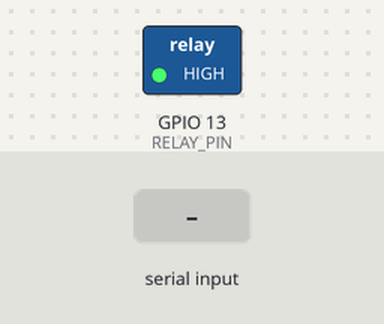
The sketch below on a simulated ESP32. On the bench: switched loads named in the sketch (green lamp = pin HIGH). Inputs (shaded band) come from the test bench. Pins used as bus, display or sensor lines are not drawn; what the sketch prints to the serial monitor is not drawn.

Above: at 3.9 s.
4.0 s: "t" received over the second serial link
6.0 s: "1" received over the second serial link
8.0 s: "0" received over the second serial link
Timing chart, 0 to 11.0 s (numbered marks = the images above; inputs shaded):
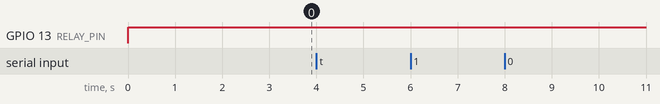

Measured:
- after the input at 4.0 s, every drawn part: stays the same
- after the input at 6.0 s, every drawn part: stays the same
- after the input at 8.0 s, every drawn part: stays the same

The sketch:

SoilRegisterProbe.ino
```cpp
#include <Arduino.h>

// Read-only Modbus test. No Wi-Fi, SMS or irrigation commands.
// Disconnect pump power before flashing: software cannot control reset-time pins.
constexpr int RX_PIN=19, TX_PIN=4, DIRECTION_PIN=27, RELAY_PIN=13;
constexpr uint8_t SLAVE=1;
HardwareSerial sensor(2);

uint16_t crc16(const uint8_t* b,size_t n) {
  uint16_t c=0xffff;
  for(size_t i=0;i<n;i++) {
    c^=b[i];
    for(int j=0;j<8;j++) c=(c&1)?(c>>1)^0xa001:c>>1;
  }
  return c;
}
void hexDump(const uint8_t* b,size_t n) {
  for(size_t i=0;i<n;i++) Serial.printf("%02X ",b[i]);
}
bool readOne(uint16_t address,uint16_t& value) {
  delay(30);
  while(sensor.available()) sensor.read();
  uint8_t q[8]={SLAVE,3,uint8_t(address>>8),uint8_t(address),0,1,0,0};
  uint16_t c=crc16(q,6); q[6]=uint8_t(c); q[7]=uint8_t(c>>8);
  digitalWrite(DIRECTION_PIN,HIGH); delayMicroseconds(200);
  sensor.write(q,8); sensor.flush(); digitalWrite(DIRECTION_PIN,LOW);
  uint8_t r[32]; size_t n=0; uint32_t start=millis(),last=start;
  while(millis()-start<500) {
    while(sensor.available() && n<sizeof(r)) {r[n++]=sensor.read(); last=millis();}
    if(n==sizeof(r) || (n && millis()-last>=30)) break;
    delay(1);
  }
  Serial.printf("reg=0x%04X TX=",address); hexDump(q,8); Serial.print(" RX="); hexDump(r,n);
  if(n==0) {Serial.println(" NO_REPLY"); return false;}
  if(n<5 || crc16(r,n-2)!=(uint16_t(r[n-2])|(uint16_t(r[n-1])<<8))) {
    Serial.println(" INVALID_CRC_OR_LENGTH"); return false;
  }
  if(r[0]!=SLAVE) {Serial.println(" WRONG_SLAVE"); return false;}
  if(n==5 && r[1]==0x83) {Serial.printf(" VALID_EXCEPTION code=%u\n",r[2]); return false;}
  if(n!=7 || r[1]!=3 || r[2]!=2) {Serial.println(" UNEXPECTED_FRAME"); return false;}
  value=(uint16_t(r[3])<<8)|r[4];
  int32_t signedValue=value&0x8000?int32_t(value)-65536:value;
  Serial.printf(" VALID raw=%u signed=%ld\n",value,(long)signedValue);
  return true;
}
void runTests() {
  const uint32_t bauds[]={4800,9600,2400};
  const uint16_t regs[]={0,1,2,3,4,5,6,0x12,0x13,0x15,0x1e,0x1f,0x20};
  Serial.println("BEGIN READ-ONLY PROBE; slave=1; 8N1; function=03; no sensor writes");
  for(uint32_t baud:bauds) {
    sensor.end(); sensor.begin(baud,SERIAL_8N1,RX_PIN,TX_PIN); delay(100);
    Serial.printf("BAUD=%lu\n",(unsigned long)baud);
    unsigned valid=0;
    for(uint16_t address:regs) {uint16_t value=0; if(readOne(address,value)) ++valid;}
    Serial.printf("RESULT baud=%lu valid_registers=%u/13\n",(unsigned long)baud,valid);
  }
  Serial.println("END PROBE. Raw replies do not prove calibration or model identity. Send t to repeat.");
}
void setup() {
  digitalWrite(RELAY_PIN,HIGH); pinMode(RELAY_PIN,OUTPUT); digitalWrite(RELAY_PIN,HIGH);
  pinMode(DIRECTION_PIN,OUTPUT); digitalWrite(DIRECTION_PIN,LOW);
  Serial.begin(115200); delay(3000); runTests();
}
void loop() {
  if(Serial.available() && Serial.read()=='t') runTests();
  delay(10);
}
```
